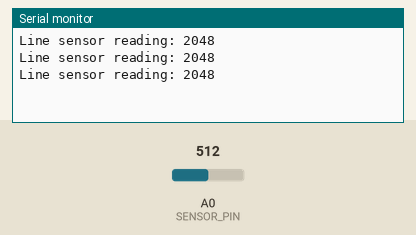
Bench run of a sketch on a simulated Arduino Due. On the bench: the last lines printed to the serial monitor. Inputs (shaded band) come from the test bench; at power-on: A0 (SENSOR_PIN) = 512 (analog values on the 0–1023 scale).

Above: at 1.3 s.
1.4 s: A0 (SENSOR_PIN) set to 716
At 1.9 s:
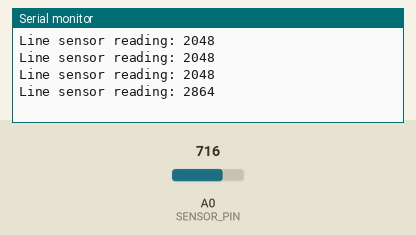
2.9 s: A0 (SENSOR_PIN) set to 900
At 3.4 s:
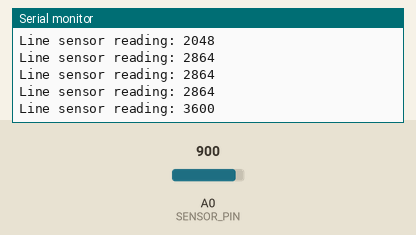
Timing chart, 0 to 5.9 s (numbered marks = the images above; inputs shaded):
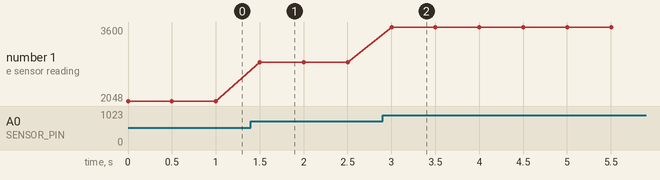

The sketch:

Line_Test.ino
```cpp
// Test 3: Arduino Due + ONE output of a line-sensor module.

const int SENSOR_PIN = A0;

void setup() {
  Serial.begin(115200);
  analogReadResolution(12);
}

void loop() {
  int reading = analogRead(SENSOR_PIN);

  Serial.print("Line sensor reading: ");
  Serial.println(reading);

  delay(500);
}
```

Measured:
- after the input at 1.4 s, the serial monitor: prints a new line after 0.10 s (image 1)
- after the input at 2.9 s, the serial monitor: prints a new line after 0.10 s (image 2)
- plotted number 1: 2048 → 2864 after the input at 1.4 s, 2864 → 3600 after the input at 2.9 s
